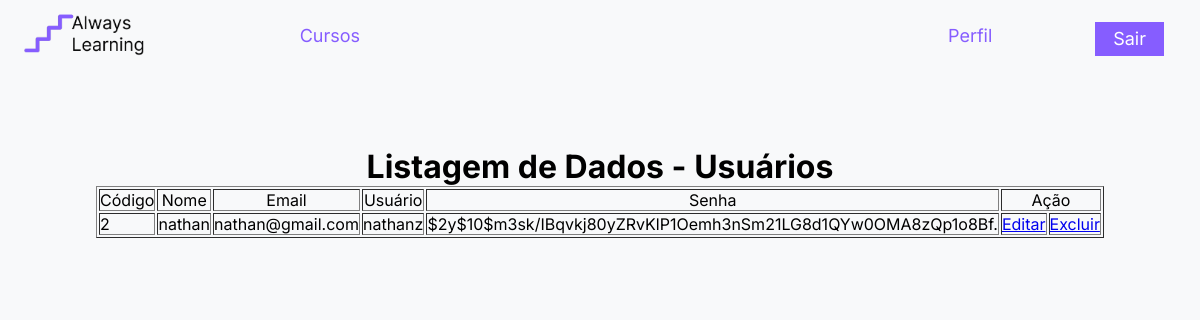
Page /src/php/listar.php on the earlier database version.
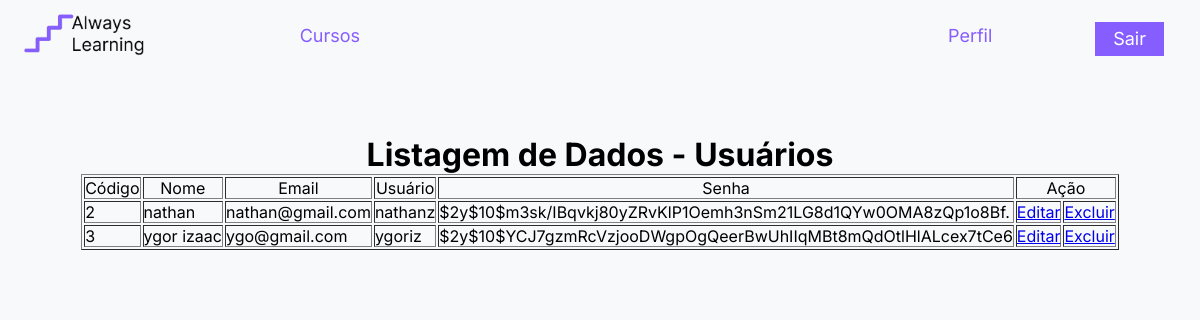
Same page on the later database version.
### src/php/listar.php (the view, shortened to what this page needs)
<!DOCTYPE html>
<html lang="pt-br">
<head>
    <link rel="stylesheet" href="../css/style.css">
</head>
<body>
<div class="navbar">
        <nav class="menu" style="position: absolute;">
            <div class="menu_esquerda">
                <a href="../../index.php" class="icon_home">
                    <img src="../../assets/icon.png" alt="icone Always Learning">
                </a>
                <a href="../../cursoJS.html">Cursos</a>
            </div>
            <div class="menu_direita">
                <a href="perfil.php">
                    Perfil
                </a>
                <a href="sair.php">
                    <input class="btn_cadastrar" type="button" value="Sair">
                </a>
            </div>
        </nav>
    </div>
<?php
        include "conexao.php";
        $query = mysqli_query($sql, "select * from usuário");
    ?>
    <div class="tabela_dados">
    <h1>Listagem de Dados - Usuários</h1>
    <table border="1">
    <tr id="linha1">
     <td align="center">Código</td>
     <td align="center">Nome</td>
     <td align="center">Email</td>
     <td align="center">Usuário</td>
     <td align="center">Senha</td>
     <td align="center" colspan="2">Ação</td>
</tr>
<?php
    while($linha = mysqli_fetch_array($query)){
        $id = $linha['id'];
        $nome = $linha['nome'];
        $email = $linha['email'];
        $usuario = $linha['usuario'];
        $senha = $linha['senha'];
        echo"
            <tr>
            <td>$id</td>
            <td>$nome</td>
            <td>$email</td>
            <td>$usuario</td>
            <td>$senha</td>
            <td><a href=\"alterar_dados.php?id=$id\">Editar</a></td>
            <td><a href=\"excluir_dados.php?id=$id\">Excluir</a></td>
            </tr>";
    }
?>
</table>
</div>
</body>
</html>

### src/css/style.css (style rules this page uses)
* { margin: 0; padding: 0; font-family: 'Inter', sans-serif; scroll-behavior: smooth; }
html, body { width: 100%; height: 100%; background-color: #f8f9fa; }
.navbar { width: 100%; height: 6vw; display: flex; justify-content: center; align-items: center; }
.menu { display: flex; justify-content: space-between; flex-direction: row; width: 100%; position: fixed; background-color: #f8f9fa; top: 0; z-index: 99; }
.menu_esquerda { display: flex; justify-content: space-between; align-items: center; width: 28vw; margin-left: 2vw; }
.menu_esquerda img { width: 10vw; }
.menu_esquerda a { text-decoration: none; color: #865DFF; font-weight: 400; font-size: 1.5vw; }
.menu_direita { display: flex; justify-content: space-between; align-items: center; width: 18vw; margin-right: 3vw; }
.menu_direita a { text-decoration: none; color: #865DFF; font-weight: 400; font-size: 1.5vw; }
.btn_cadastrar { background-color: #865DFF; border: none; padding: 0.8vh 1.5vw; font-size: 1.5vw; color: white; cursor: pointer; }
.p h2, input { margin-top: 0.5vw; margin-left: 1.5vw; }
.tabela_dados { display: flex; justify-content: center; align-items: center; flex-direction: column; height: 20vw; }

Differences in the rows shown:
added usuário: id "3", nome "ygor izaac", email "ygo@gmail.com", usuario "ygoriz", senha "$2y$10$YCJ7gzmRcVzjooDWgpOgQeerBwUhIIqMBt8mQdOtlHlALcex7tCe6"
